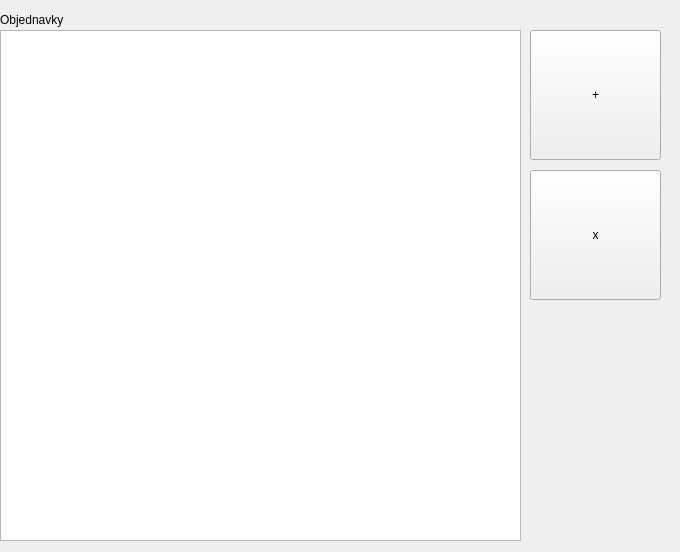
<?xml version="1.0" encoding="UTF-8"?>
<ui version="4.0">
 <class>Form</class>
 <widget class="QWidget" name="Form">
  <property name="geometry">
   <rect>
    <x>0</x>
    <y>0</y>
    <width>680</width>
    <height>552</height>
   </rect>
  </property>
  <property name="windowTitle">
   <string>Form</string>
  </property>
  <widget class="QListView" name="listView">
   <property name="geometry">
    <rect>
     <x>0</x>
     <y>30</y>
     <width>521</width>
     <height>511</height>
    </rect>
   </property>
  </widget>
  <widget class="QLabel" name="orders_label">
   <property name="geometry">
    <rect>
     <x>0</x>
     <y>10</y>
     <width>81</width>
     <height>19</height>
    </rect>
   </property>
   <property name="text">
    <string>Objednavky</string>
   </property>
  </widget>
  <widget class="QPushButton" name="bill_add_button">
   <property name="geometry">
    <rect>
     <x>530</x>
     <y>30</y>
     <width>131</width>
     <height>130</height>
    </rect>
   </property>
   <property name="text">
    <string>+</string>
   </property>
  </widget>
  <widget class="QPushButton" name="bill_delete_button">
   <property name="geometry">
    <rect>
     <x>530</x>
     <y>170</y>
     <width>131</width>
     <height>130</height>
    </rect>
   </property>
   <property name="text">
    <string>x</string>
   </property>
  </widget>
 </widget>
 <resources/>
 <connections/>
</ui>
